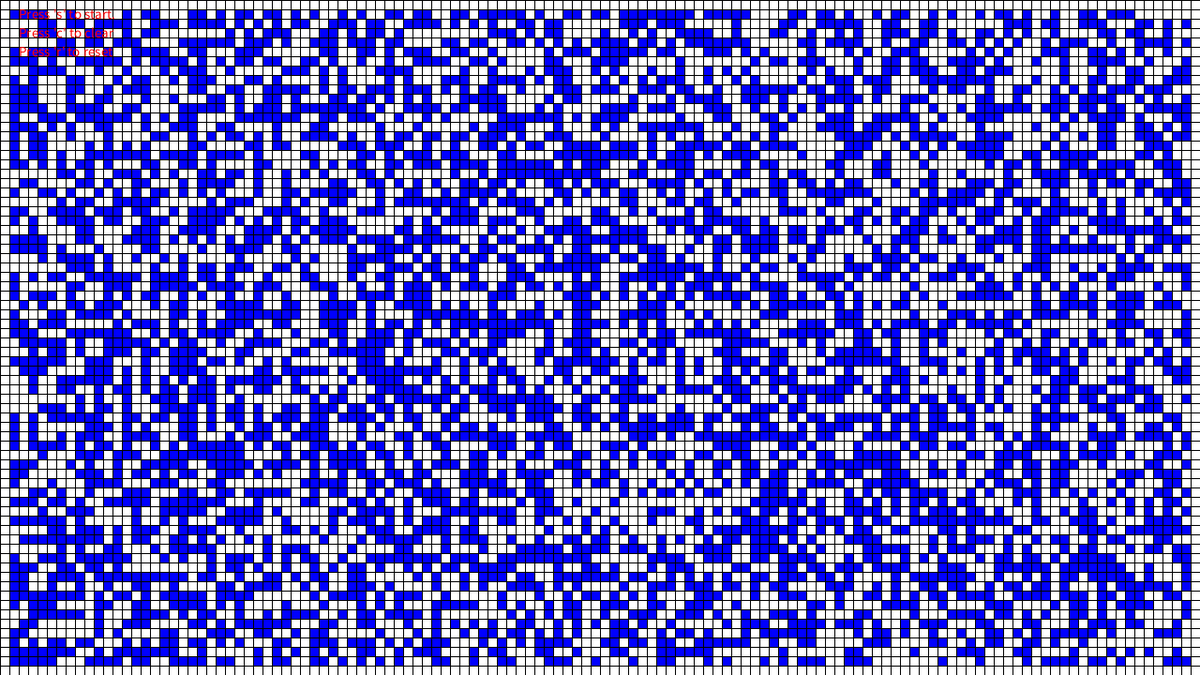
Frame 1 (no input)
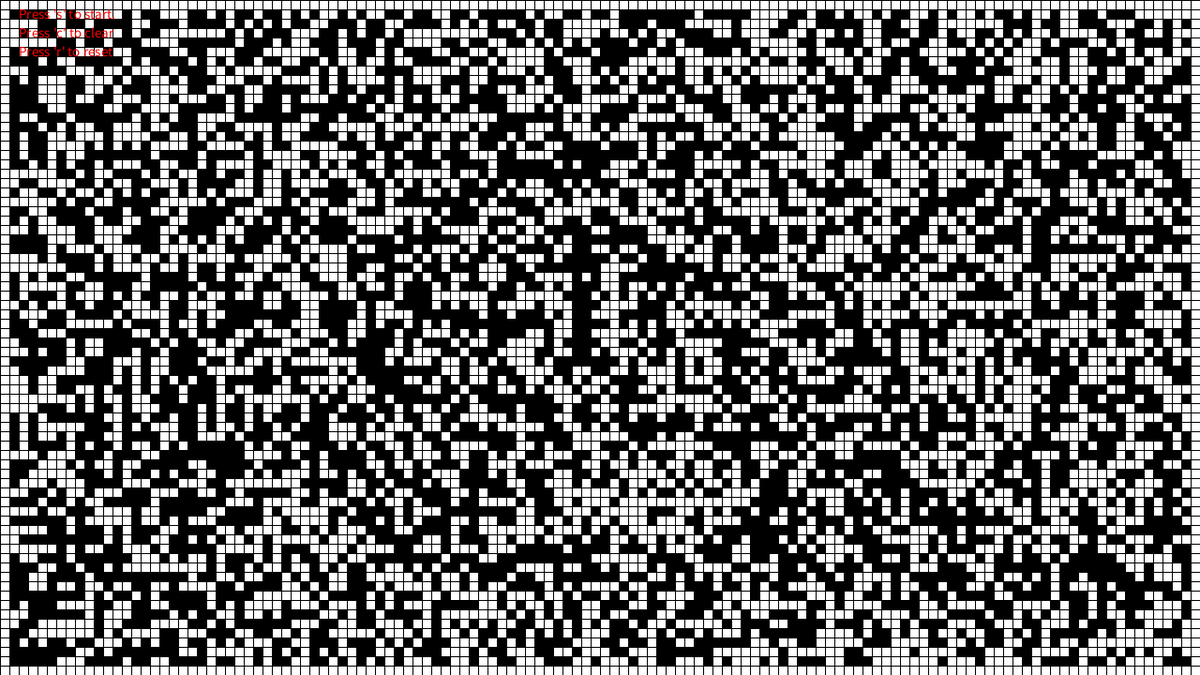
Frame 60 (the mouse pressed at the canvas centre just before this capture)
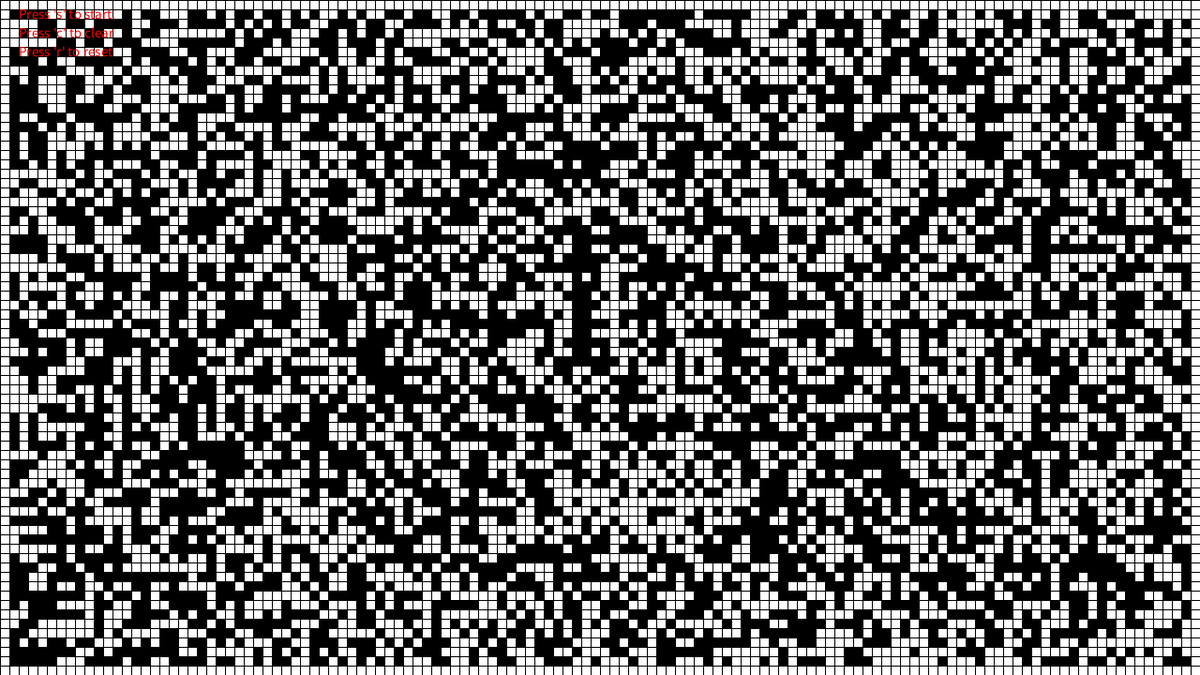
Frame 120 (the mouse held since frame 60 and released just before this capture)

The Processing sketch that drew these frames (run headless with seeded random() and noise(); from frame 60 on, the mouse is pressed at the canvas centre):

// Processing sketch: ColoredGameOfLife
// ── ColoredGameOfLife.pde
class Cell {
  float x, y;
  float wx, wy;

  int state;

  int previous;

  Cell(float x, float y, float wx, float wy, int state) {
    this.x = x;
    this.y = y;
    this.wx = wx;
    this.wy = wy;
    this.state = state;
    this.previous = 0;
  }

  void clearState(int value) {
   state = value; 
    previous = 0;
  }
  void setState(int value) {
   previous = state;
   state = value;
    
  }

  void display() {
    if (previous == 0 && state == 1) fill(0, 0, 255);
    else if (state == 1) fill(0);

    else if (previous == 1 && state == 0) fill(255, 0, 0);
    else fill(255);
    rect(x, y, wx, wy);
  }
}


Cell[][] ca;
int rows;
int columns;
float wx;
float wy;

boolean running = false;

void setup() {
  size(1280, 720);
  float w = 10;
  ca = new Cell[(int)(height/w)][(int)(width/w)];  

  rows = ca.length;
  columns = ca[0].length;

  wx = width/columns;
  wy = height/rows;

  for (int j = 0; j<rows; j++) {
    for (int i = 0; i<columns; i++) {
      ca[j][i] = new Cell(i*wx, j*wy, wx, wy, int(random(2)));
     if(!(i != 0 && j != 0 && i != columns-1 && j != rows -1))
     ca[j][i].clearState(0);
  }
  }
}

void mousePressed() {
  int mx = int(mouseX/wx); 
  int my = int(mouseY/wy);

  ca[my][mx].clearState(1 - ca[my][mx].state);
}

void keyPressed() {
  println("" + key);
  if (key == 's') {
    running = !running;
  } else if (key == 'c') {
    for (int j = 0; j<rows; j++) {
      for (int i = 0; i<columns; i++) {
        ca[j][i].clearState( 0);
      }
    }
  } else if (key == 'r') {
    for (int j = 0; j<rows; j++) {
      for (int i = 0; i<columns; i++) {
        ca[j][i].clearState (int(random(2)));
        
     if(!(i != 0 && j != 0 && i != columns-1 && j != rows -1))
     ca[j][i].clearState(0);
      }
    }
  }
}

void draw() {
  if(running) {
   for(int y = 1; y<rows-1; y++) {
    for(int x = 1; x<columns-1; x++) {
       
      int neighbors = 0;
      
      for(int j = -1; j <= 1; j++) {
       for(int i = -1; i <=1; i++) {
        neighbors += ca[y+j][x+i].previous;  
       }
      }
    neighbors -= ca[y][x].previous;
    
    
    if ((ca[y][x].state == 1) && (neighbors < 2)) ca[y][x].setState(0);
    else if((ca[y][x].state == 1) && (neighbors > 3)) ca[y][x].setState(0);
    else if((ca[y][x].state == 0) && (neighbors ==3)) ca[y][x].setState(1);
    }
  } 
 }
 
 for(int j = 0; j<rows; j++) {
    for(int i = 0; i<columns; i++) {
     ca[j][i].display();
     if(i != 0 && j != 0 && i != columns-1 && j != rows -1)
     ca[j][i].setState(ca[j][i].state);
   }
  }
  
  fill(255, 0, 0);
  textSize(15);
  text("Press 's' to " + (running ? "stop" : "start") + ".", 20, 20);
  text("Press 'c' to clear", 20, 40);
  text("Press 'r' to reset", 20, 60);
}
